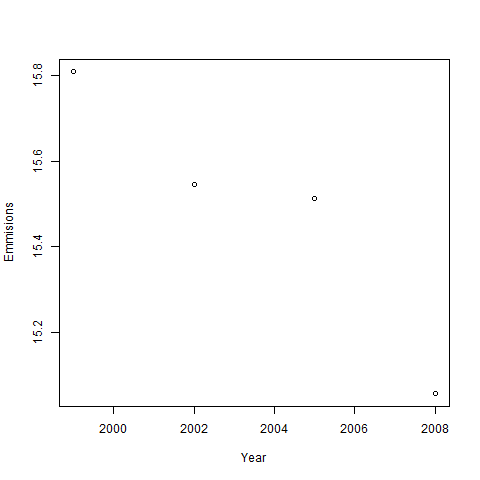

This chart was generated by the following R code:
#Reading the files

data <- readRDS(choose.files())
SCC <- readRDS(choose.files())

#Checking the Col Names and the type of variables in the data frame 

colnames(data)
str(data)

#subsets of data
data2008 <- subset(data, data$year == 2008)
data1999 <- subset(data, data$year == 1999)
data2002 <- subset(data, data$year == 2002)
data2005 <- subset(data, data$year == 2005)

#Values
pmtotal1999 <- sum(data1999$Emissions)
pmtotal2002 <- sum(data2002$Emissions)
pmtotal2005 <- sum(data2005$Emissions)
pmtotal2008 <- sum(data2008$Emissions)

#Totaling of Values
pmtotal <- list(pmtotal1999, pmtotal2002, pmtotal2005, pmtotal2008)
pmyear <- c("1999", "2002", "2005", "2008")

#Plot 
png("Course1.png")
#Log the values for better understanding 
plot(pmyear, log(as.numeric(pmtotal)), xlab = "Year", ylab = "Emmisions")
dev.off()

# Have total emissions from PM2.5 decreased in the United States from 1999 to 2008? 
# Yes, to a considerable level


